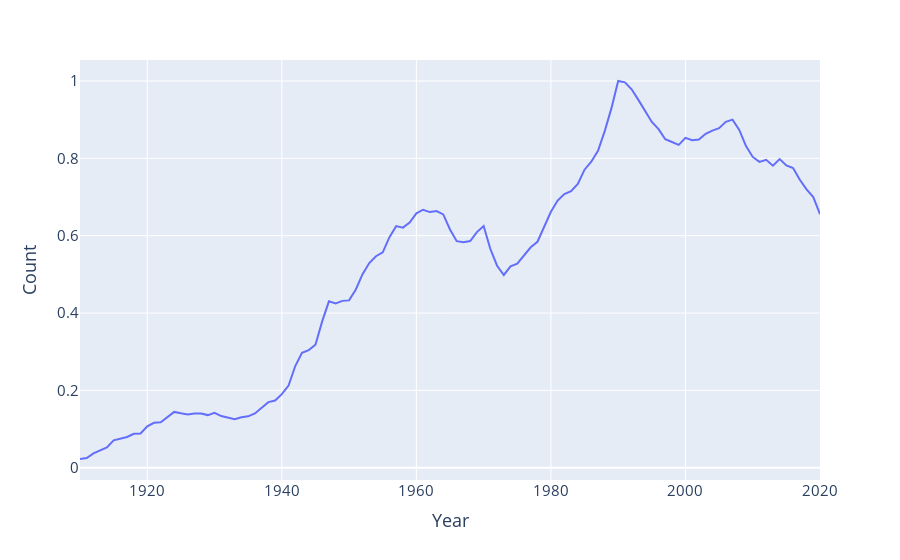

The notebook cell saved with this chart:
### Code cell
fig = px.line(relative_births, y = "Count")
fig.update_layout(font_size = 15)
